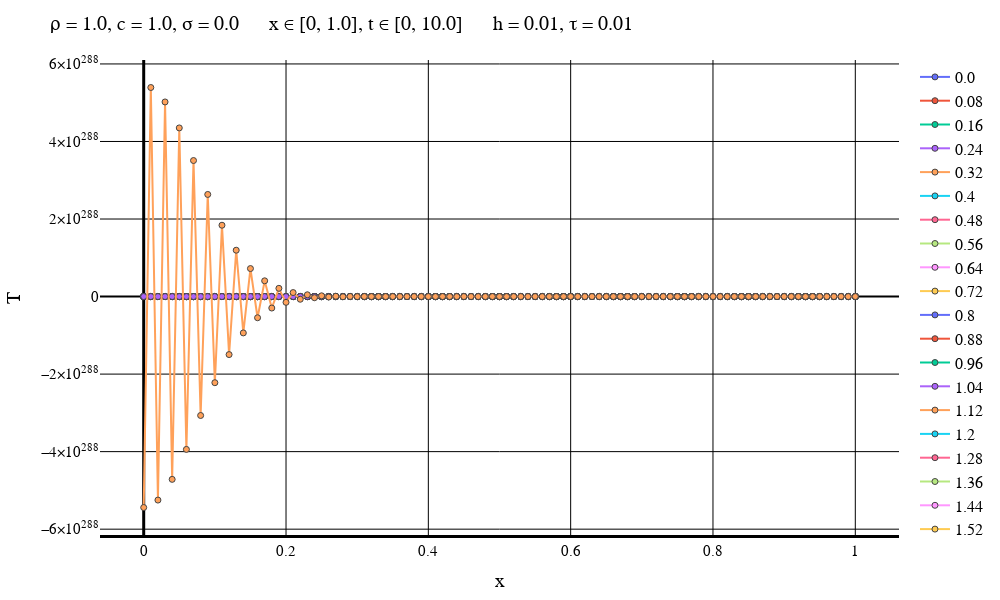

Notebook cell for this chart:
### Code cell
typeOfScheme = "Forward"

solutionFile = "D:\\Calc_Methods_2\\Lab2\\LinearHeatEq\\MixedCondsRightT\\$typeOfScheme\\solution$numOfEq.txt"
dataFile = "D:\\Calc_Methods_2\\Lab2\\LinearHeatEq\\MixedCondsRightT\\$typeOfScheme\\data$numOfEq.txt"
intervalFile = "D:\\Calc_Methods_2\\Lab2\\LinearHeatEq\\MixedCondsRightT\\$typeOfScheme\\interval$numOfEq.txt"

solutionMatrix = readdlm(solutionFile)
dataVec = readdlm(dataFile)
intervalVec = readdlm(intervalFile);

L = dataVec[3]
timeEnd = dataVec[4]
numOfXIntervals = Int(intervalVec[1])
numOfTIntervals = Int(intervalVec[2])
h = L / numOfXIntervals
τ = timeEnd / numOfTIntervals
if default == true
    plotStep = trunc(Int, timeEnd / (defaultStepParam * τ))
    numOfPlots = numOfTIntervals + 1    
else
    plotStep = firstSteps
    numOfPlots = firstPlots
end
println("Шаг графика: $plotStep")
println("Время последнего графика: $((numOfPlots - 1)*τ)")
makePlot(numOfPlots, plotStep, solutionMatrix, dataVec, intervalVec)
